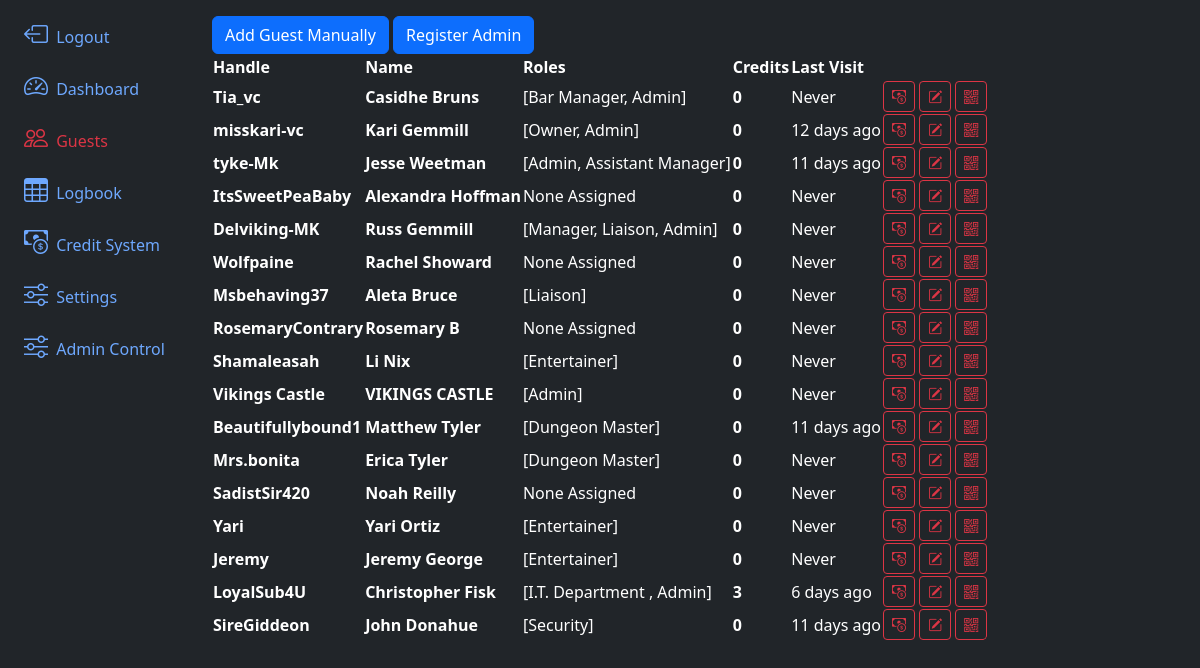
Page /guests/ on the committed database.
### app/models.py (models this page shows, shortened)
@dataclass
class Guest(db.Model, UserMixin):
    id:int = db.Column(db.Integer, primary_key=True)
    uuid:str  = db.Column(db.String, unique=True, name="uuid")
    fetUsername:str  = db.Column(db.String(100) )
    name:str  = db.Column(db.String(100), nullable=False)
    email:str  = db.Column(db.String(200), unique=True, nullable=False)
    phone:str  = db.Column(db.String(20))
    checkin_blocked:bool = db.Column(db.Boolean(), default=False)
    password:str  = db.Column(db.String(255))
    allow_qrcode_refresh:bool = db.Column(db.Boolean(), default=True)
    roles = db.relationship('Role', backref=db.backref('guests'), secondary=guest_role)
    termsCheck:bool = db.Column(db.Boolean(), default=False)
    termsDate = db.Column(db.DateTime(timezone=True), server_default=None)
    credit = db.relationship('GuestCredit',backref='guest')
    logbook = db.relationship('Guestlog', backref='guest')
    lastVisit = db.Column(db.DateTime(timezone=True), server_default=None)
    lastCheckOut = db.Column(db.DateTime(timezone=True), server_default=None)
    created_at = db.Column(db.DateTime(timezone=True), server_default=func.now())

@dataclass
class Role(db.Model):
    id:int = db.Column(db.Integer, primary_key=True)
    name:str  = db.Column(db.String(100))
    description:str  = db.Column(db.String(200))
    permissions:str  = db.Column(db.String(200))
    skip_payment_at_checkin:bool = db.Column(db.Boolean(), default=False)
    skip_tos_update_at_checkin:bool = db.Column(db.Boolean(), default=False)
    allow_login_to_backoffice:bool = db.Column(db.Boolean(), default=False)
    allow_password_reset:bool = db.Column(db.Boolean(), default=False)
    notify_staff_on_checkin:bool = db.Column(db.Boolean(), default=False)
    auto_checkout_on_event_end:bool = db.Column(db.Boolean(), default=False)
    def __repr__(self):
        return f'{self.name}'

@dataclass
class GuestCredit(db.Model):
    id:int = db.Column(db.Integer, primary_key=True)
    lastUpdate = db.Column(db.DateTime(timezone=True), server_default=None)
    guest_id = db.Column(db.Integer, db.ForeignKey('guest.id'), nullable=False)
    generalAmount:int  = db.Column(db.Integer, nullable=False, default=0)
    specialEventAmount:int  = db.Column(db.Integer, nullable=False, default=0)
    privateSessionAmount:int  = db.Column(db.Integer, nullable=False, default=0)

### app/routes.py (the view, shortened to what this page needs)
@app.route('/guests/', methods=['GET', 'POST'])
def guests():
    return render_template('guests.html', guests=Guest.query.all())

### app/__init__.py (called while the page is built)
@app.template_filter('get_general_credits')
def get_general_credits(credit):
    return sum(x.generalAmount for x in credit)

### app/templates/guests.html (shortened to what this page needs)
{% extends 'layout.html' %}
{% block content %}
<div>
    <button type="button" class="btn btn-primary" data-bs-toggle="modal" data-bs-target="#registerModal"
        data-bs-mode="new">
        Add Guest Manually
    </button>
    <a href="/registerAdmin"><button type="button" class="btn btn-primary">Register Admin</button></a>
</div>
<table class="table-dark rounded-3 overflow-hidden" data-toggle="table">
    <thead>
        <tr>
            <th data-sortable="true" scope="col" >Handle</th>
            <th data-sortable="true" scope="col" class='d-none d-md-table-cell' >Name</th>
            <th data-sortable="true" scope="col" class='d-none d-lg-table-cell' >Roles</th>
            <th data-sortable="true" scope="col" class='d-none d-xl-table-cell' >Credits</th>
            <th data-sortable="true" scope="col">Last Visit</th>
            <th data-align="right" scope="col"></th>
        </tr>
    </thead>
    <tbody>
        {% for guest in guests %}
        <tr>
            <th scope="row">{{guest.fetUsername}}</th>
            <th class='d-none d-md-table-cell'>{{guest.name}}</th>
            {% if guest.roles %}
            <td class='d-none d-lg-table-cell'>{{guest.roles}}</td>
            {% else %}
            <td class='d-none d-lg-table-cell'>None Assigned</td>
            {% endif %}
            <th class='d-none d-xl-table-cell'>{{guest.credit | get_general_credits }}</th>
            {% if guest.lastVisit %}
            <td>{{ moment(guest.lastVisit).fromNow() }}</td>
            {% else %}
            <td>Never</td>
            {% endif %}
            <td>
                <a href="/guestCredit/{{guest.id}}"><button type="button"
                        class="btn btn-sm btn-outline-danger"><i class="bi bi-cash-coin"></i></button></a>
                <button type="button" class="btn btn-sm btn-outline-danger" data-bs-toggle="modal"
                    data-bs-target="#registerModal" data-bs-mode="edit" data-bs-uuid="{{guest.id}}"><i
                        class="bi bi-pencil-square"></i></button>
                <button type="button" class="btn btn-sm btn-outline-danger" data-bs-target="#qrModal"
                    data-bs-qr="{{guest.uuid}}"><i class="bi bi-qr-code"></i></button>
            </td>
        </tr>
        {% endfor %}
    </tbody>
</table>
{% endblock content %}

### app/templates/layout.html (shortened to what this page needs)
<!doctype html>
<html lang="en" data-bs-theme="dark">
<head>
    <link href="https://cdn.jsdelivr.net/npm/bootstrap@5.3.3/dist/css/bootstrap.min.css" rel="stylesheet"
>
    <link rel="stylesheet" href="https://cdn.jsdelivr.net/npm/bootstrap-icons@1.11.3/font/bootstrap-icons.min.css">
    <link rel="stylesheet" href="https://cdn.jsdelivr.net/npm/bootstrap-table@1.23.2/dist/bootstrap-table.min.css">
</head>
<body>
    <div class="container-fluid">
        <div class="row flex-nowrap">
            <div class="col-auto col-md-3 col-xl-2 px-sm-2 px-0 bg-dark">
                <div class="d-flex flex-column align-items-center align-items-sm-start px-3 pt-2 text-white min-vh-100">
                    <ul class="nav nav-pills flex-column mb-sm-auto mb-0 align-items-center align-items-sm-start"
                        id="menu">
                        <a href="/logout" class="nav-link align-middle px-0">
                            <i class="fs-4 bi-box-arrow-left"></i> <span class="ms-1 d-none d-sm-inline">Logout</span>
                        </a>
                        <li class="nav-item">
                            <a href="/dashboard"
                                class="nav-link align-middle px-0 {% if request.endpoint == 'dashboard' %}text-danger{% endif %}">
                                <i class="fs-4 bi-speedometer2"></i> <span
                                    class="ms-1 d-none d-sm-inline">Dashboard</span>
                            </a>
                        </li>
                        <li class="nav-item">
                            <a href="/guests"
                                class="nav-link px-0 align-middle {% if request.endpoint == 'guests' %}text-danger{% endif %}">
                                <i class="fs-4 bi-people"></i> <span class="ms-1 d-none d-sm-inline">Guests</span>
                            </a>
                        </li>
                        <li class="nav-item">
                            <a href="/logbook"
                                class="nav-link px-0 align-middle {% if request.endpoint == 'logbook' %}text-danger{% endif %}">
                                <i class="fs-4 bi-table "></i> <span class="ms-1 d-none d-sm-inline">Logbook</span></a>
                        </li>
                        <a href="/credits"
                            class="nav-link px-0 align-middle {% if request.endpoint == 'credits' %}text-danger{% endif %}">
                            <i class="fs-4 bi-cash-coin "></i> <span class="ms-1 d-none d-sm-inline">Credit
                                System</span></a>
                        <li class="nav-item">
                            <a href="/settings"
                                class="nav-link px-0 align-middle {% if request.endpoint == 'settings' %}text-danger{% endif %}">
                                <i class="fs-4 bi-sliders "></i> <span
                                    class="ms-1 d-none d-sm-inline">Settings</span></a>
                        </li>
                        <a href="/admin"
                            class="nav-link px-0 align-middle {% if request.endpoint == 'settings' %}text-danger{% endif %}">
                            <i class="fs-4 bi-sliders "></i> <span class="ms-1 d-none d-sm-inline">Admin
                                Control</span></a>
                    </ul>
                </div>
            </div>
            <div class="col py-3 bg-dark text-light">
                {% block content %}{% endblock %}
            </div>
        </div>
    </div>
</body>
</html>

### rows in the picture
Guest: fetUsername "Tia_vc", name "Casidhe Bruns", roles "[Bar Manager, Admin]", credit|get_general_credits "0", shows "Never"
Guest: fetUsername "misskari-vc", name "Kari Gemmill", roles "[Owner, Admin]", credit|get_general_credits "0", lastVisit "12 days ago"
Guest: fetUsername "tyke-Mk", name "Jesse Weetman", roles "[Admin, Assistant Manager]", credit|get_general_credits "0", lastVisit "11 days ago"
Guest: fetUsername "ItsSweetPeaBaby", name "Alexandra Hoffman", shows "None Assigned", credit|get_general_credits "0", shows "Never"
Guest: fetUsername "Delviking-MK", name "Russ Gemmill", roles "[Manager, Liaison, Admin]", credit|get_general_credits "0", shows "Never"
Guest: fetUsername "Wolfpaine", name "Rachel Showard", shows "None Assigned", credit|get_general_credits "0", shows "Never"
Guest: fetUsername "Msbehaving37", name "Aleta Bruce", roles "[Liaison]", credit|get_general_credits "0", shows "Never"
Guest: fetUsername "RosemaryContrary", name "Rosemary B", shows "None Assigned", credit|get_general_credits "0", shows "Never"
Guest: fetUsername "Shamaleasah", name "Li Nix", roles "[Entertainer]", credit|get_general_credits "0", shows "Never"
Guest: fetUsername "Vikings Castle", name "VIKINGS CASTLE", roles "[Admin]", credit|get_general_credits "0", shows "Never"
Guest: fetUsername "Beautifullybound1", name "Matthew Tyler", roles "[Dungeon Master]", credit|get_general_credits "0", lastVisit "11 days ago"
Guest: fetUsername "Mrs.bonita", name "Erica Tyler", roles "[Dungeon Master]", credit|get_general_credits "0", shows "Never"
Guest: fetUsername "SadistSir420", name "Noah Reilly", shows "None Assigned", credit|get_general_credits "0", shows "Never"
Guest: fetUsername "Yari", name "Yari Ortiz", roles "[Entertainer]", credit|get_general_credits "0", shows "Never"
Guest: fetUsername "Jeremy", name "Jeremy George", roles "[Entertainer]", credit|get_general_credits "0", shows "Never"
Guest: fetUsername "LoyalSub4U", name "Christopher Fisk", roles "[I.T. Department , Admin]", credit|get_general_credits "3", lastVisit "6 days ago"
Guest: fetUsername "SireGiddeon", name "John Donahue", roles "[Security]", credit|get_general_credits "0", lastVisit "11 days ago"
